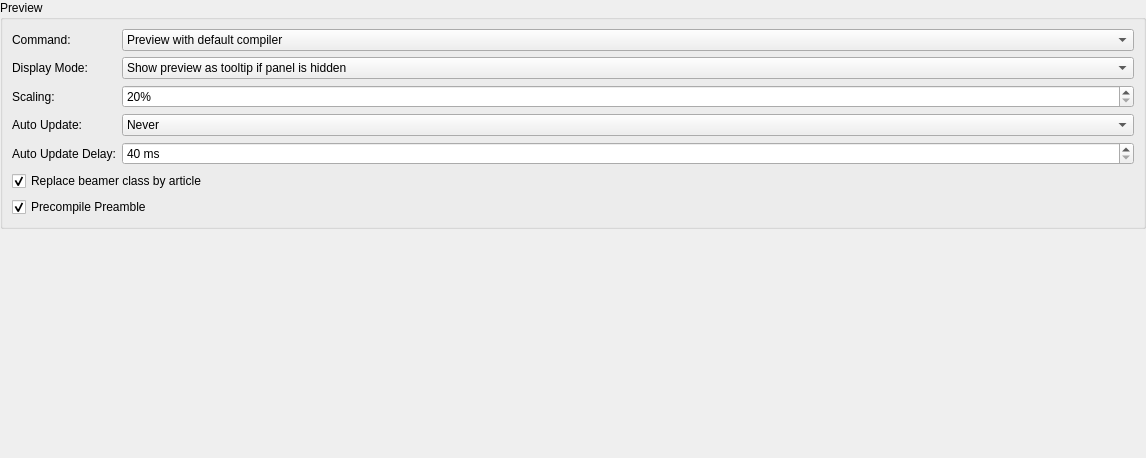
             <widget class="QWidget" name="scrollAreaPreviewLayout">
              <property name="geometry">
               <rect>
                <x>0</x>
                <y>0</y>
                <width>1146</width>
                <height>458</height>
               </rect>
              </property>
              <layout class="QVBoxLayout" name="verticalLayout_13">
               <property name="leftMargin">
                <number>0</number>
               </property>
               <property name="topMargin">
                <number>0</number>
               </property>
               <property name="rightMargin">
                <number>0</number>
               </property>
               <item>
                <widget class="QGroupBox" name="groupBox_5">
                 <property name="title">
                  <string>Preview</string>
                 </property>
                 <layout class="QGridLayout" name="gridLayout_5" columnstretch="0,1">
                  <item row="1" column="0">
                   <widget class="QLabel" name="label_31">
                    <property name="text">
                     <string>Command:</string>
                    </property>
                   </widget>
                  </item>
                  <item row="1" column="1">
                   <widget class="QComboBox" name="comboBoxDvi2PngMode">
                    <property name="advancedOption" stdset="0">
                     <bool>false</bool>
                    </property>
                    <item>
                     <property name="text">
                      <string>Preview with default compiler</string>
                     </property>
                    </item>
                    <item>
                     <property name="text">
                      <string>Preview with dvipng</string>
                     </property>
                    </item>
                    <item>
                     <property name="text">
                      <string>Preview with dvipng --follow (parallel)</string>
                     </property>
                    </item>
                    <item>
                     <property name="text">
                      <string>Preview with dvips/ghostscript</string>
                     </property>
                    </item>
                    <item>
                     <property name="text">
                      <string>Preview with pdflatex</string>
                     </property>
                    </item>
                    <item>
                     <property name="text">
                      <string>Preview with lualatex</string>
                     </property>
                    </item>
                    <item>
                     <property name="text">
                      <string>Preview with xelatex</string>
                     </property>
                    </item>
                   </widget>
                  </item>
                  <item row="2" column="0">
                   <widget class="QLabel" name="label_32">
                    <property name="text">
                     <string>Display Mode:</string>
                    </property>
                    <property name="advancedOption" stdset="0">
                     <bool>false</bool>
                    </property>
                   </widget>
                  </item>
                  <item row="2" column="1">
                   <widget class="QComboBox" name="comboBoxPreviewMode">
                    <property name="toolTip">
                     <string>When the mode is changed, the preview on formulas is displayed accordingly (but for Inline it's still a tooltip).</string>
                    </property>
                    <property name="advancedOption" stdset="0">
                     <bool>false</bool>
                    </property>
                    <item>
                     <property name="text">
                      <string>Show preview as tooltip if panel is hidden</string>
                     </property>
                    </item>
                    <item>
                     <property name="text">
                      <string>Always show preview in preview panel</string>
                     </property>
                    </item>
                    <item>
                     <property name="text">
                      <string>Always show preview as tool tip</string>
                     </property>
                    </item>
                    <item>
                     <property name="text">
                      <string>Always show both</string>
                     </property>
                    </item>
                    <item>
                     <property name="text">
                      <string>Inline</string>
                     </property>
                    </item>
                    <item>
                     <property name="text">
                      <string extracomment="Only available if pdflatex is used for compilation">Show in embedded viewer</string>
                     </property>
                    </item>
                   </widget>
                  </item>
                  <item row="3" column="0">
                   <widget class="QLabel" name="label_75">
                    <property name="toolTip">
                     <string/>
                    </property>
                    <property name="text">
                     <string>Scaling:</string>
                    </property>
                   </widget>
                  </item>
                  <item row="3" column="1">
                   <widget class="QSpinBox" name="spinBoxSegmentPreviewScalePercent">
                    <property name="toolTip">
                     <string/>
                    </property>
                    <property name="specialValueText">
                     <string notr="true"/>
                    </property>
                    <property name="suffix">
                     <string>%</string>
                    </property>
                    <property name="minimum">
                     <number>20</number>
                    </property>
                    <property name="maximum">
                     <number>10000</number>
                    </property>
                    <property name="singleStep">
                     <number>10</number>
                    </property>
                   </widget>
                  </item>
                  <item row="4" column="0">
                   <widget class="QLabel" name="label_35">
                    <property name="toolTip">
                     <string>Update the preview on text change</string>
                    </property>
                    <property name="text">
                     <string>Auto Update:</string>
                    </property>
                   </widget>
                  </item>
                  <item row="4" column="1">
                   <widget class="QComboBox" name="comboBoxAutoPreview">
                    <item>
                     <property name="text">
                      <string>Never</string>
                     </property>
                    </item>
                    <item>
                     <property name="text">
                      <string>Previously previewed text</string>
                     </property>
                    </item>
                   </widget>
                  </item>
                  <item row="5" column="0">
                   <widget class="QLabel" name="label_36">
                    <property name="text">
                     <string>Auto Update Delay:</string>
                    </property>
                    <property name="advancedOption" stdset="0">
                     <bool>true</bool>
                    </property>
                   </widget>
                  </item>
                  <item row="5" column="1">
                   <widget class="QSpinBox" name="spinBoxAutoPreviewDelay">
                    <property name="suffix">
                     <string> ms</string>
                    </property>
                    <property name="minimum">
                     <number>40</number>
                    </property>
                    <property name="maximum">
                     <number>3000</number>
                    </property>
                    <property name="advancedOption" stdset="0">
                     <bool>true</bool>
                    </property>
                   </widget>
                  </item>
                  <item row="6" column="0" colspan="2">
                   <widget class="QCheckBox" name="checkBoxReplaceBeamer">
                    <property name="text">
                     <string>Replace beamer class by article</string>
                    </property>
                    <property name="checked">
                     <bool>true</bool>
                    </property>
                    <property name="advancedOption" stdset="0">
                     <bool>true</bool>
                    </property>
                   </widget>
                  </item>
                  <item row="7" column="0" colspan="2">
                   <widget class="QCheckBox" name="checkBoxPrecompilePreamble">
                    <property name="text">
                     <string>Precompile Preamble</string>
                    </property>
                    <property name="checked">
                     <bool>true</bool>
                    </property>
                    <property name="advancedOption" stdset="0">
                     <bool>true</bool>
                    </property>
                   </widget>
                  </item>
                 </layout>
                </widget>
               </item>
               <item>
                <spacer name="verticalSpacer_2">
                 <property name="orientation">
                  <enum>Qt::Orientation::Vertical</enum>
                 </property>
                 <property name="sizeHint" stdset="0">
                  <size>
                   <width>20</width>
                   <height>1</height>
                  </size>
                 </property>
                </spacer>
               </item>
              </layout>
             </widget>
